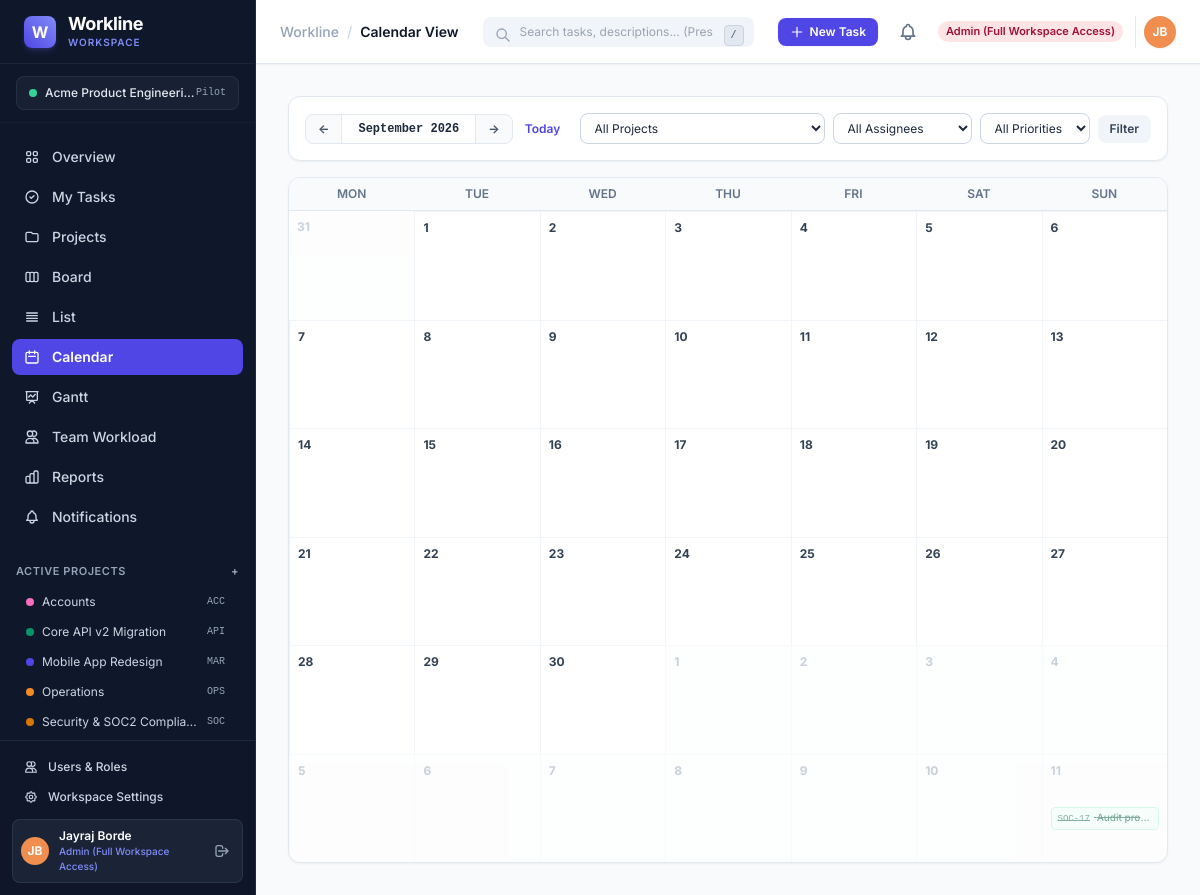
The app's page /tasks/calendar/?year=2026&month=9&project=all&assignee=all&priority=all (signed in), older data.
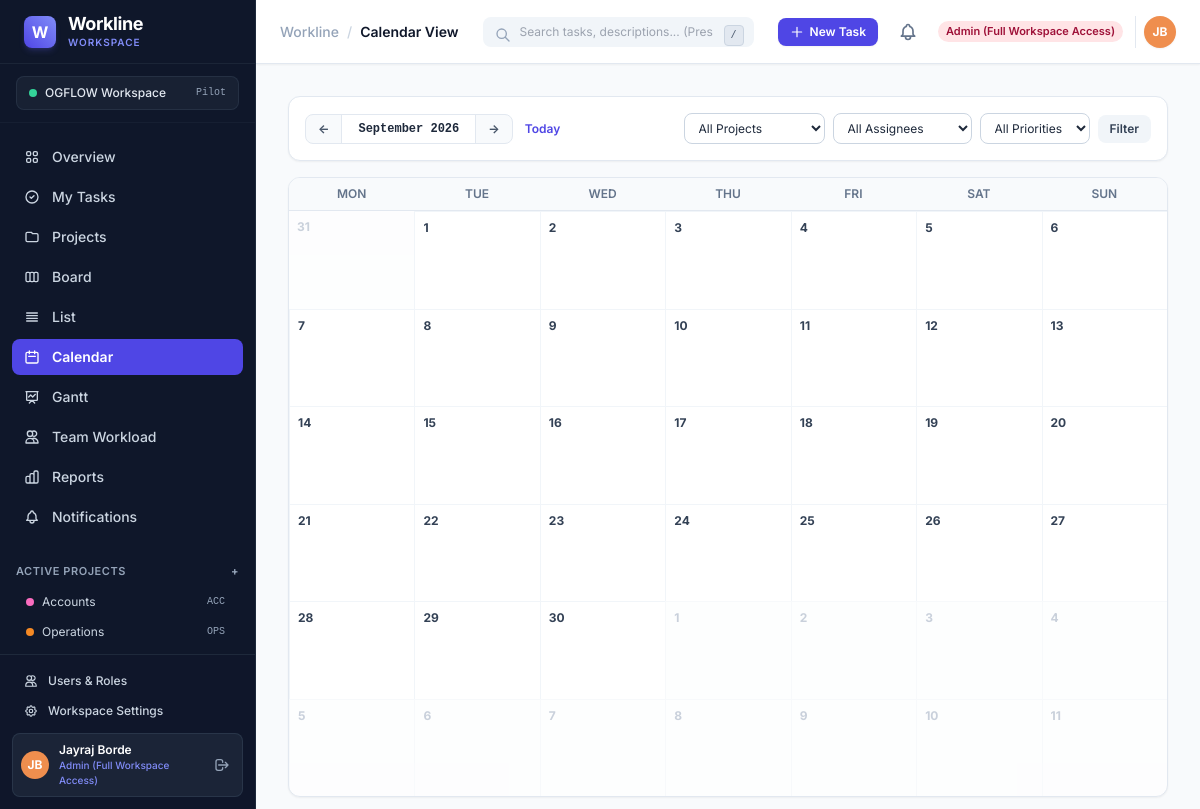
The same page, newer data.
### apps/workspaces/models.py (models this page shows, shortened)
class Workspace(models.Model):
    name = models.CharField(max_length=150)
    slug = models.SlugField(max_length=160, unique=True)
    description = models.TextField(blank=True, default='')
    timezone = models.CharField(max_length=60, default='UTC')
    created_by = models.ForeignKey(
        User,
        on_delete=models.SET_NULL,
        null=True,
        blank=True,
        related_name='created_workspaces'
    )
    created_at = models.DateTimeField(auto_now_add=True)
    updated_at = models.DateTimeField(auto_now=True)
    class Meta:
        ordering = ['name']
        verbose_name = 'Workspace'
        verbose_name_plural = 'Workspaces'

### apps/projects/models.py (models this page shows, shortened)
class Project(models.Model):
    workspace = models.ForeignKey(Workspace, on_delete=models.CASCADE, related_name='projects')
    name = models.CharField(max_length=150)
    key = models.CharField(max_length=12, help_text='Short uppercase project prefix (e.g. CORE, MKTG)')
    description = models.TextField(blank=True, default='')
    owner = models.ForeignKey(
        User,
        on_delete=models.SET_NULL,
        null=True,
        blank=True,
        related_name='owned_projects'
    )
    status = models.CharField(
        max_length=20,
        choices=ProjectStatus.choices,
        default=ProjectStatus.ACTIVE
    )
    color = models.CharField(max_length=20, default='#4f46e5')
    start_date = models.DateField(null=True, blank=True)
    due_date = models.DateField(null=True, blank=True)
    archived_at = models.DateTimeField(null=True, blank=True)
    created_at = models.DateTimeField(auto_now_add=True)
    updated_at = models.DateTimeField(auto_now=True)
    class Meta:
        unique_together = ('workspace', 'key')
        ordering = ['-created_at']
        indexes = [
            models.Index(fields=['workspace', 'status']),
            models.Index(fields=['owner', 'status']),
        ]

### apps/tasks/models.py (models this page shows, shortened)
class Task(models.Model):
    project = models.ForeignKey(Project, on_delete=models.CASCADE, related_name='tasks')
    title = models.CharField(max_length=255)
    description = models.TextField(blank=True, default='')
    status = models.CharField(
        max_length=20,
        choices=TaskStatus.choices,
        default=TaskStatus.TODO
    )
    priority = models.CharField(
        max_length=20,
        choices=TaskPriority.choices,
        default=TaskPriority.MEDIUM
    )
    assignee = models.ForeignKey(
        User,
        on_delete=models.SET_NULL,
        null=True,
        blank=True,
        related_name='assigned_tasks'
    )
    reporter = models.ForeignKey(
        User,
        on_delete=models.PROTECT,
        related_name='reported_tasks'
    )
    start_date = models.DateField(null=True, blank=True)
    due_date = models.DateField(null=True, blank=True)
    estimate_hours = models.DecimalField(
        max_digits=6,
        decimal_places=2,
        default=0.00,
        validators=[MinValueValidator(0.0)],
        help_text='Estimated effort in hours'
    )
    progress_percent = models.PositiveSmallIntegerField(
        default=0,
        validators=[MinValueValidator(0), MaxValueValidator(100)],
        help_text='Task completion percentage (0 - 100)'
    )
    parent_task = models.ForeignKey(
        'self',
        on_delete=models.CASCADE,
        null=True,
        blank=True,
        related_name='subtasks',
        help_text='Parent task if this is a subtask'
    )
    blocked_reason = models.TextField(
        blank=True,
        default='',
        help_text='Explanation required when task is blocked'
    )
    tags = models.ManyToManyField(Tag, blank=True, related_name='tasks')
    archived_at = models.DateTimeField(null=True, blank=True)
    created_at = models.DateTimeField(auto_now_add=True)
    updated_at = models.DateTimeField(auto_now=True)
    class Meta:
        ordering = ['-created_at']
        indexes = [
            models.Index(fields=['project', 'status']),
            models.Index(fields=['assignee', 'status']),
            models.Index(fields=['due_date', 'status']),
            models.Index(fields=['priority', 'status']),
            models.Index(fields=['parent_task']),
        ]
    @property
    def identifier(self):
        return f"{self.project.key}-{self.id}" if self.id else f"{self.project.key}-NEW"

### apps/tasks/views.py (the view)
# urls.py: path('calendar/', views.task_calendar_view, name='task_calendar'),
@login_required
def task_calendar_view(request):
    ctx_data = _get_workspace_and_filters(request)
    workspace = ctx_data['workspace']
    year = int(request.GET.get('year', timezone.localdate().year))
    month = int(request.GET.get('month', timezone.localdate().month))
    first_day_of_month = datetime(year, month, 1).date()
    if month == 12:
        next_month_date = datetime(year + 1, 1, 1).date()
    else:
        next_month_date = datetime(year, month + 1, 1).date()
    prev_month_date = (first_day_of_month - timedelta(days=1)).replace(day=1)
    start_padding = first_day_of_month.weekday() # 0 = Monday
    grid_start_date = first_day_of_month - timedelta(days=start_padding)
    grid_end_date = grid_start_date + timedelta(days=41) # 6 weeks matrix
    tasks_qs = Task.objects.filter(
        project__workspace=workspace,
        archived_at__isnull=True,
        due_date__gte=grid_start_date,
        due_date__lte=grid_end_date
    ).select_related('project', 'assignee')
    tasks_qs = _filter_tasks(tasks_qs, ctx_data)
    tasks_by_date = {}
    for t in tasks_qs:
        date_str = t.due_date.strftime('%Y-%m-%d')
        tasks_by_date.setdefault(date_str, []).append(t)
    calendar_days = []
    curr = grid_start_date
    while curr <= grid_end_date:
        date_str = curr.strftime('%Y-%m-%d')
        calendar_days.append({
            'date': curr,
            'date_str': date_str,
            'day_num': curr.day,
            'is_current_month': (curr.month == month),
            'is_today': (curr == timezone.localdate()),
            'tasks': tasks_by_date.get(date_str, []),
        })
        curr += timedelta(days=1)
    return render(request, 'tasks/calendar.html', {
        **ctx_data,
        'current_year': year,
        'current_month': month,
        'month_name': first_day_of_month.strftime('%B %Y'),
        'prev_year': prev_month_date.year,
        'prev_month': prev_month_date.month,
        'next_year': next_month_date.year,
        'next_month': next_month_date.month,
        'calendar_days': calendar_days,
        'status_choices': TaskStatus.choices,
        'priority_choices': TaskPriority.choices,
    })

### apps/accounts/models.py (called while the page is built)
    @property
    def display_name(self):
        full = self.user.get_full_name()
        return full if full else self.user.username

    @property
    def initials(self):
        first = self.user.first_name[:1] if self.user.first_name else ''
        last = self.user.last_name[:1] if self.user.last_name else ''
        if first or last:
            return f"{first}{last}".upper()
        return self.user.username[:2].upper()

    @property
    def is_admin(self):
        return self.user.is_superuser or self.role == Role.ADMIN

    @property
    def is_manager(self):
        return self.is_admin or self.role == Role.MANAGER

### apps/accounts/permissions.py (called while the page is built)
def can_manage_workspace(user):
    if not user.is_authenticated:
        return False
    return user.is_superuser or (hasattr(user, 'profile') and user.profile.is_admin)

def can_manage_projects(user):
    if not user.is_authenticated:
        return False
    return user.is_superuser or (hasattr(user, 'profile') and user.profile.is_manager)

### templates/tasks/calendar.html (shortened to what this page needs)
{% extends 'base.html' %}
{% block content %}
<div class="h-full flex flex-col space-y-4">
  <div class="bg-white p-4 rounded-xl border border-slate-200 shadow-sm flex flex-wrap items-center justify-between gap-4 shrink-0">
    <div class="flex items-center gap-3">
      <div class="flex items-center border border-slate-200 rounded-lg overflow-hidden bg-slate-50">
        <a href="?year={{ prev_year }}&month={{ prev_month }}&project={{ selected_project }}&assignee={{ selected_assignee }}&priority={{ selected_priority }}" class="px-3 py-1.5 hover:bg-slate-200 text-slate-600 text-xs font-bold transition-colors">&larr;</a>
        <span class="px-4 py-1.5 font-bold text-slate-800 text-xs font-mono bg-white border-x border-slate-200">{{ month_name }}</span>
        <a href="?year={{ next_year }}&month={{ next_month }}&project={{ selected_project }}&assignee={{ selected_assignee }}&priority={{ selected_priority }}" class="px-3 py-1.5 hover:bg-slate-200 text-slate-600 text-xs font-bold transition-colors">&rarr;</a>
      </div>
      <a href="{% url 'task_calendar' %}" class="text-xs text-indigo-600 font-semibold hover:text-indigo-800">Today</a>
    </div>
    <form method="GET" class="flex flex-wrap items-center gap-2 text-xs">
      <select name="project" onchange="this.form.submit()" class="px-2.5 py-1.5 border border-slate-300 rounded-lg bg-white focus:outline-none">
        <option value="all">All Projects</option>
      </select>
      <select name="assignee" onchange="this.form.submit()" class="px-2.5 py-1.5 border border-slate-300 rounded-lg bg-white focus:outline-none">
        <option value="all">All Assignees</option>
      </select>
      <select name="priority" onchange="this.form.submit()" class="px-2.5 py-1.5 border border-slate-300 rounded-lg bg-white focus:outline-none">
        <option value="all">All Priorities</option>
      </select>
      <button type="submit" class="px-3 py-1.5 bg-slate-100 hover:bg-slate-200 text-slate-700 rounded-lg font-semibold">Filter</button>
    </form>
  </div>
  <div class="bg-white rounded-xl border border-slate-200 shadow-sm flex-1 flex flex-col overflow-hidden min-h-[620px]">
    <div class="grid grid-cols-7 border-b border-slate-200 bg-slate-50 text-center text-xs font-semibold text-slate-500 uppercase py-2">
      <div>Mon</div>
      <div>Tue</div>
      <div>Wed</div>
      <div>Thu</div>
      <div>Fri</div>
      <div>Sat</div>
      <div>Sun</div>
    </div>
    <div class="grid grid-cols-7 grid-rows-6 flex-1 divide-x divide-y divide-slate-100">
      {% for day in calendar_days %}
        <div class="p-2 min-h-[90px] flex flex-col justify-between transition-colors {% if not day.is_current_month %}bg-slate-50/50 opacity-50{% elif day.is_today %}bg-indigo-50/20{% else %}hover:bg-slate-50/40{% endif %}">
          <div class="flex items-center justify-between">
            <span class="text-xs font-bold {% if day.is_today %}w-6 h-6 rounded-full bg-indigo-600 text-white flex items-center justify-center -ml-1{% elif day.is_current_month %}text-slate-700{% else %}text-slate-400{% endif %}">
              {{ day.day_num }}
            </span>
          </div>
          <div class="space-y-1 mt-1 overflow-y-auto max-h-20">
            {% for task in day.tasks %}
              <a
                href="{% url 'task_detail' task_id=task.id %}"
                class="block px-1.5 py-0.5 rounded text-[10px] font-medium border truncate transition-all {% if task.status == 'DONE' %}bg-emerald-50 text-emerald-800 border-emerald-200 line-through{% elif task.priority == 'URGENT' %}bg-rose-50 text-rose-800 border-rose-200 font-bold{% elif task.priority == 'HIGH' %}bg-amber-50 text-amber-800 border-amber-200{% else %}bg-slate-100 text-slate-800 border-slate-200{% endif %}"
                title="{{ task.identifier }}: {{ task.title }}"
              >
                <span class="font-mono text-[9px] mr-1">{{ task.identifier }}</span>
                {{ task.title }}
              </a>
            {% endfor %}
          </div>
        </div>
      {% endfor %}
    </div>
  </div>
</div>
{% endblock %}

### templates/components/sidebar.html (shortened to what the changed rows need)
<aside class="w-64 bg-slate-900 flex-shrink-0 flex flex-col justify-between border-r border-slate-800 text-slate-300 select-none">
  <div>
    <div class="px-4 py-3 border-b border-slate-800/50">
      <div class="flex items-center justify-between px-3 py-2 rounded-lg bg-slate-800/60 border border-slate-700/50 text-xs">
        <div class="flex items-center gap-2 truncate">
          <span class="w-2 h-2 rounded-full bg-emerald-400 shrink-0"></span>
          <span class="font-medium text-slate-200 truncate">{{ current_workspace.name|default:"Acme Workspace" }}</span>
        </div>
      </div>
    </div>
    <div class="px-4 pt-3 pb-2">
      <div class="space-y-0.5 max-h-36 overflow-y-auto pr-1">
        {% for proj in active_projects %}
          <a href="{% url 'project_detail' project_id=proj.id %}" class="flex items-center gap-2 px-2.5 py-1.5 rounded-md text-xs text-slate-300 hover:bg-slate-800 hover:text-white transition-colors truncate">
            <span class="w-2 h-2 rounded-full shrink-0" style="background-color: {{ proj.color }};"></span>
            <span class="truncate">{{ proj.name }}</span>
            <span class="ml-auto text-[10px] text-slate-400 font-mono">{{ proj.key }}</span>
          </a>
        {% empty %}
          <div class="text-xs text-slate-400 italic px-2">No projects yet.</div>
        {% endfor %}
      </div>
    </div>
  </div>
</aside>

Row changes from the older to the newer data that the page shows:
removed Project: name "Core API v2 Migration", key "API"
removed Project: name "Mobile App Redesign", key "MAR"
removed Project: name "Security & SOC2 Complia…", key "SOC"
removed Task: identifier "SOC-17", title "Audit pro…"
changed Workspace: name "Acme Product Engineeri…" → "OGFLOW Workspace"
